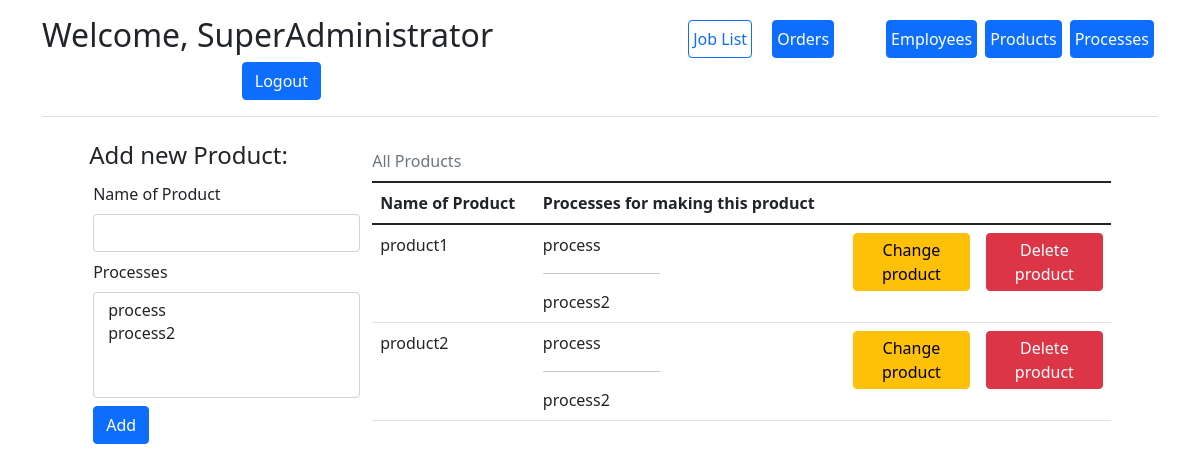
Screenshot of /add_product (signed in) with the database file from the repository.
### app/models.py (models this page shows)
class Employee(db.Model, UserMixin):
    id = db.Column(db.Integer, primary_key=True, nullable=False, autoincrement=True)
    first_name = db.Column("First name", db.String)
    last_name = db.Column("Last name", db.String)
    user_name = db.Column("Username", db.String, unique=True)
    password = db.Column("Password", db.String)
    admin = db.Column("Administrator", db.Boolean, default=False)
    processes = db.relationship('Process', backref='employee', lazy='dynamic')
    active = db.Column("active", db.Boolean, default=True)

class Product(db.Model):
    product_id = db.Column(db.Integer, primary_key=True, nullable=False, autoincrement=True)
    name = db.Column("Name", db.String)
    processes = db.relationship("Process", secondary=product_processes, back_populates="products")
    orders = db.relationship("Order", secondary=orders_products, back_populates="products")
    active = db.Column("active", db.Boolean, default=True)

class Process(db.Model):
    process_id = db.Column(db.Integer, primary_key=True, nullable=False, autoincrement=True)
    name = db.Column("Name", db.String)
    responsible_employee = db.Column(db.Integer, db.ForeignKey('employee.id'))
    products = db.relationship("Product", secondary=product_processes, back_populates="processes")
    processes_in_order = db.relationship('ProcessInOrder', backref='Process', lazy='dynamic')
    active = db.Column("active", db.Boolean, default=True)

### app/routes.py (the view, shortened to what this page needs)
@process_app.route('/add_product', methods=['get', 'post'])
@login_required
def add_product():
    if not current_user.admin:
        return redirect(url_for('dashboard'))
    table = models.Product.query.filter(models.Product.active)
    form = AddProduct()
    form.processes.choices = [
        (process.process_id, process.name) for process in models.Process.query.filter(models.Process.active)
    ]
    return render_template('add_product.html', form=form, table=table)

### app/forms.py
class AddProduct(FlaskForm):
    name = StringField("Name of Product", validators=[InputRequired()])
    processes = SelectMultipleField("Processes")
    submit = SubmitField()

### app/__init__.py (called while the page is built)
@login_manager.user_loader
def load_user(user_id):
    return Employee.query.get(int(user_id))

### app/templates/add_product.html (shortened to what this page needs)
{% extends "base.html" %}
{% block content %}
<div class="container">
    <div class="row g-3 justify-content-md-center">
        <form action="" method="post" class="col-3">
            <h4>Add new Product:</h4>
            {{ form.name.label(class="form-label m-1") }}
            {{ form.name(class="form-control m-1") }}
            {{ form.processes.label(class="form-label m-1") }}
            {{ form.processes(class="form-select m-1", size=4, multiple=True) }}
            {{ form.submit(class="btn btn-primary m-1", value="Add") }}
        </form>
        <div class="col-8">
            <table class="table table-hover">
                <caption class="caption-top">All Products</caption>
                <thead>
                <tr>
                    <th scope="col">Name of Product</th>
                    <th scope="col">Processes for making this product</th>
                    <th scope="col" style="width:18%;"></th>
                    <th scope="col" style="width:18%;"></th>
                </tr>
                </thead>
                <tbody>
                {% for product in table %}
                <tr>
                    <td>{{ product.name }}</td>
                    <td>
                        {% for process in product.processes %}
                        {{ process.name }}
                        {% if loop.index < product.processes|length %}
                        <br>
                        <hr width="40%">
                        {% endif %}
                        {% endfor %}
                    </td>
                    <td>
                        <button type="button" onclick="change_product('{{product.product_id}}','{{product.name}}',[{% for process in product.processes %}
                                                                                       {{ process.process_id }},
                                                                                       {% endfor %}])"
                                class="btn btn-warning p-1" data-bs-toggle="modal" data-bs-target="#form_div">Change
                            product
                        </button>
                    </td>
                    <td>
                        <a href="{{ url_for('remove_product', product_id=product.product_id) }}"
                           class="btn btn-danger p-1">Delete
                            product</a>
                    </td>
                </tr>
                {% endfor %}
                </tbody>
            </table>
        </div>
    </div>
</div>
{% endblock %}

### app/templates/navbar.html
<div class="container">
    <header class="d-flex flex-wrap align-items-center justify-content-center justify-content-md-between py-3 mb-4 border-bottom">
        {% if current_user.is_authenticated %}
        <h2>Welcome, {{ current_user.first_name}} {{ current_user.last_name}}</h2>
        {% endif %}
        {% if current_user.is_authenticated and current_user.admin %}
        <ul class="nav col-12 col-md-auto mb-2 justify-content-center mb-md-0">
            <li><a href="{{ url_for('dashboard') }}" class="px-1 mx-1 btn btn-outline-primary">Job List</a></li>
            <li><a href="{{ url_for('add_order') }}" class="px-1 ms-3 me-5 btn btn-primary">Orders</a></li>
            <li><a href="{{ url_for('add_user') }}" class="px-1 mx-1 btn btn-primary">Employees</a></li>
            <li><a href="{{ url_for('add_product') }}" class="px-1 mx-1 btn btn-primary">Products</a></li>
            <li><a href="{{ url_for('add_process') }}" class="px-1 mx-1 btn btn-primary">Processes</a></li>
        </ul>
        {% endif %}
        <div class="col-md-3 text-end">
            {% if current_user.is_authenticated %}
            <a href="{{ url_for('logout') }}" class="btn btn-primary">Logout</a>
            {% else %}
            <a href="{{ url_for('login') }}" class="btn btn-outline-primary me-2">Login</a>
            {% endif %}
        </div>
    </header>
</div>

### app/static/style.css (style rules this page uses)
body { position: relative; }

### rows the page displays
Employee: first_name "SuperAdministrator"
Product: name "product1"
Process: name "process"
Process: name "process2"
Product: name "product2"
